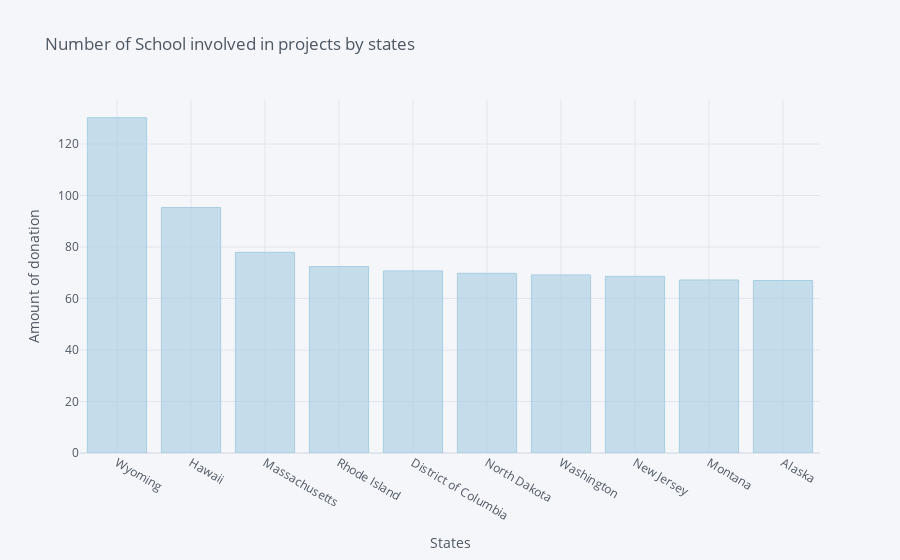

The cell this chart's notebook holds for it:
### Code cell
sch1.iplot(kind='bar',xTitle='States',yTitle='Amount of donation',title='Number of School involved in projects by states',
          colorscale='paired')

### Figure 1 — Plotly figure (JSON) as saved in the notebook; plotly's stock layout.template omitted (floating-point values rounded to 4 significant figures)
{"data": [{"marker": {"color": "rgba(166, 206, 227, 0.6)", "line": {"color": "rgba(166, 206, 227, 1.0)", "width": 1}}, "name": "Donation Amount", "orientation": "v", "text": "", "type": "bar", "x": ["Wyoming", "Hawaii", "Massachusetts", "Rhode Island", "District of Columbia", "North Dakota", "Washington", "New Jersey", "Montana", "Alaska"], "y": [130.2, 95.36, 77.93, 72.43, 70.69, 69.78, 69.16, 68.59, 67.19, 66.99]}], "layout": {"legend": {"bgcolor": "#F5F6F9", "font": {"color": "#4D5663"}}, "paper_bgcolor": "#F5F6F9", "plot_bgcolor": "#F5F6F9", "title": {"font": {"color": "#4D5663"}, "text": "Number of School involved in projects by states"}, "xaxis": {"gridcolor": "#E1E5ED", "showgrid": true, "tickfont": {"color": "#4D5663"}, "title": {"font": {"color": "#4D5663"}, "text": "States"}, "zerolinecolor": "#E1E5ED"}, "yaxis": {"gridcolor": "#E1E5ED", "showgrid": true, "tickfont": {"color": "#4D5663"}, "title": {"font": {"color": "#4D5663"}, "text": "Amount of donation"}, "zerolinecolor": "#E1E5ED"}}}
